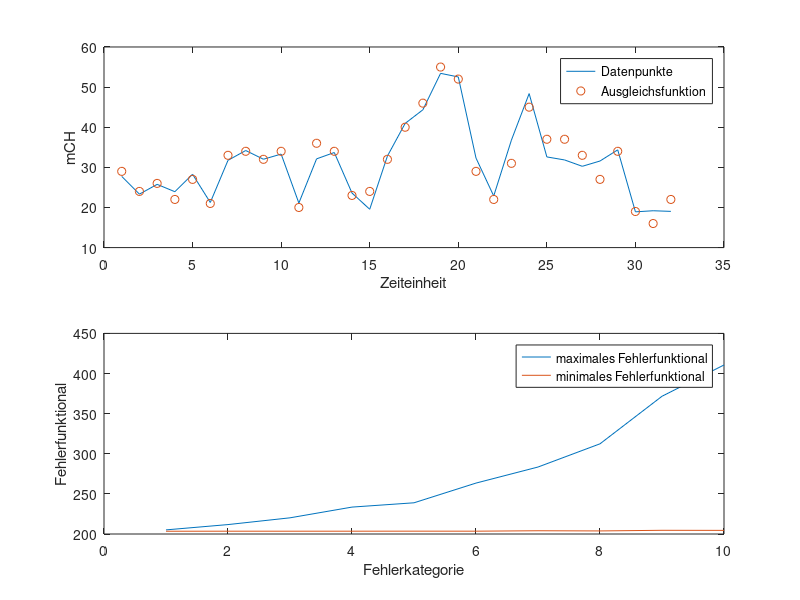

Write MATLAB code to recreate this figure.
%% data section
data = [33.00 53.00 3.32 3.42 29.00
        31.00 36.00 3.10 3.26 24.00
        33.00 51.00 3.18 3.18 26.00
        37.00 51.00 3.39 3.08 22.00
        36.00 54.00 3.20 3.41 27.00
        35.00 35.00 3.03 3.03 21.00
        59.00 56.00 4.78 4.57 33.00
        60.00 60.00 4.72 4.72 34.00
        59.00 60.00 4.60 4.41 32.00
        60.00 60.00 4.53 4.53 34.00
        34.00 35.00 2.90 2.95 20.00
        60.00 59.00 4.40 4.36 36.00
        60.00 62.00 4.31 4.42 34.00
        60.00 36.00 4.27 3.94 23.00
        62.00 38.00 4.41 3.49 24.00
        62.00 61.00 4.39 4.39 32.00
        90.00 64.00 7.32 6.70 40.00
        90.00 60.00 7.32 7.20 46.00
        92.00 92.00 7.45 7.45 55.00
        91.00 92.00 7.27 7.26 52.00
        61.00 62.00 3.91 4.08 29.00
        59.00 42.00 3.75 3.45 22.00
        88.00 65.00 6.48 5.80 31.00
        91.00 89.00 6.70 6.60 45.00
        63.00 62.00 4.30 4.30 37.00
        60.00 61.00 4.02 4.10 37.00
        60.00 62.00 4.02 3.89 33.00
        59.00 62.00 3.98 4.02 27.00
        59.00 62.00 4.39 4.53 34.00
        37.00 35.00 2.75 2.64 19.00
        35.00 35.00 2.59 2.59 16.00
        37.00 37.00 2.73 2.59 22.00];

%% Code section
n = 32;
y = data(:,5);
x = 1:32;

% Form der Ausgleichsfunktion
f1 = @(Ttank) Ttank;
f2 = @(Tbenzin) Tbenzin;
f3 = @(pTank) pTank;
f4 = @(pBenzin) pBenzin;

% Lösen der Normalgleichung
A = zeros(n,4);
    for i=1:n
        A(i, 1) = f1(data(i,1)); 
        A(i, 2) = f2(data(i,2)); 
        A(i, 3) = f3(data(i,3)); 
        A(i, 4) = f3(data(i,4)); 
    end
AT = A';
ATA = AT * A;
ATy = AT * y;
koeffizienten = linsolve(ATA, ATy);

% Plotten der gegebenen Werte und der erhaltenen Ausgleichsfunktion
p = koeffizienten(1).*data(:,1) + koeffizienten(2).*data(:,2) + koeffizienten(3).*data(:,3) + koeffizienten(4).*data(:,4);
subplot(2,1,1);
plot(x, p, x, y, 'o');
legend('Datenpunkte','Ausgleichsfunktion');
xlabel('Zeiteinheit');
ylabel('mCH');

% Aufgabe b)
max = 1000;
maxff = zeros(1,10);
minff = zeros(1,10);
for dmch=1:10
    minff(dmch) = realmax;
    for n = 1:max
        yGest = y + (y*dmch/100) .* sign(-0.5 + rand(size(y)));
        lambda = (A'*A)\(A'*yGest);
        EGest = norm(y-A*lambda,2)^2;
        if (EGest < minff(dmch))
           minff(dmch) = EGest;
        end
        if (EGest > maxff(dmch))
           maxff(dmch)= EGest; 
        end
    end
end

subplot(2,1,2);
plot(1:10, maxff, 1:10, minff);
legend('maximales Fehlerfunktional', 'minimales Fehlerfunktional');
xlabel('Fehlerkategorie');
ylabel('Fehlerfunktional');

